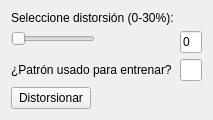
          <widget class="QWidget" name="formLayoutWidget_4">
           <property name="geometry">
            <rect>
             <x>203</x>
             <y>99</y>
             <width>191</width>
             <height>111</height>
            </rect>
           </property>
           <layout class="QFormLayout" name="formLayout_6">
            <item row="0" column="0">
             <widget class="QLabel" name="label_2">
              <property name="text">
               <string>Seleccione distorsión (0-30%):</string>
              </property>
             </widget>
            </item>
            <item row="1" column="1">
             <widget class="QLineEdit" name="lineEdit_sliderprobar1">
              <property name="text">
               <string>0</string>
              </property>
              <property name="readOnly">
               <bool>true</bool>
              </property>
             </widget>
            </item>
            <item row="2" column="0">
             <widget class="QLabel" name="label_6">
              <property name="toolTip">
               <string>&lt;html&gt;&lt;head/&gt;&lt;body&gt;&lt;p&gt;Indica si el patrón representado por la matriz de pixeles fué usado para entrenar la red seleccionada&lt;/p&gt;&lt;/body&gt;&lt;/html&gt;</string>
              </property>
              <property name="text">
               <string>¿Patrón usado para entrenar?</string>
              </property>
             </widget>
            </item>
            <item row="2" column="1">
             <widget class="QLineEdit" name="lineEdit_usado">
              <property name="toolTip">
               <string>&lt;html&gt;&lt;head/&gt;&lt;body&gt;&lt;p&gt;Indica si el patrón representado por la matriz de pixeles fué usado para entrenar la red seleccionada&lt;/p&gt;&lt;/body&gt;&lt;/html&gt;</string>
              </property>
              <property name="readOnly">
               <bool>true</bool>
              </property>
             </widget>
            </item>
            <item row="3" column="0">
             <widget class="QPushButton" name="pushButton_distorsionar">
              <property name="toolTip">
               <string>&lt;html&gt;&lt;head/&gt;&lt;body&gt;&lt;p&gt;Distorsiona la letra dibujada en la matriz de pixeles, en el porcentaje indicado con el slider&lt;/p&gt;&lt;/body&gt;&lt;/html&gt;</string>
              </property>
              <property name="text">
               <string>Distorsionar</string>
              </property>
             </widget>
            </item>
            <item row="1" column="0">
             <widget class="QSlider" name="horizontalSlider_probar1patron">
              <property name="minimum">
               <number>0</number>
              </property>
              <property name="maximum">
               <number>30</number>
              </property>
              <property name="orientation">
               <enum>Qt::Horizontal</enum>
              </property>
             </widget>
            </item>
           </layout>
          </widget>
